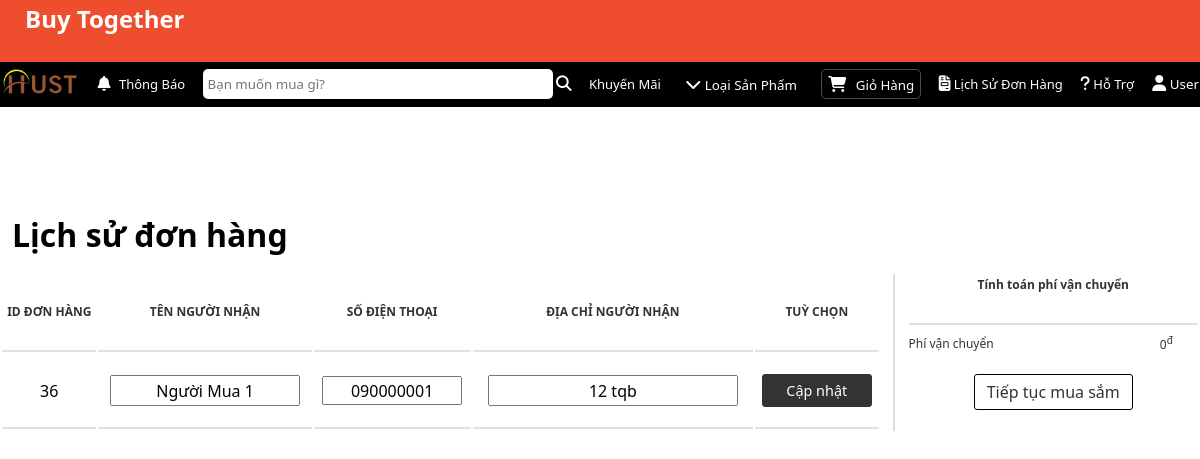
The app's page /delivery_info.php?user_id=24&order_id=36 with its own data.
### tables this page shows
CREATE TABLE `delivery` (
  `order_id` int(11) NOT NULL,
  `user_name` varchar(255) NOT NULL,
  `user_phone` varchar(10) NOT NULL,
  `user_address` varchar(255) NOT NULL
);

### admin/class/database.php (called while the page is built, shortened)
<?php
Class Database{
    public $host    = DB_HOST;
    public $user    = DB_USER;
    public $pass    = DB_PASS;
    public $dbname  = DB_NAME;
    public $link;
    private function connectDB(){
        $this->link = new mysqli($this->host, $this->user, $this->pass,
        $this->dbname);
    }
    public function select($query){
        $result = $this->link->query($query) or
        die($this->link->error.__LINE__);
        if($result->num_rows > 0){
            return $result;
        } else {
            return false;
        }
    }
}

### admin/class/delivery_class.php (called while the page is built, shortened)
<?php
include_once "database.php";
class delivery{
    private $db;
    public function __construct(){
        $this -> db = new Database();
    }
    public function get_delivery($order_id){
        $query = "SELECT *, COUNT(*) as total FROM delivery WHERE order_id = $order_id ORDER BY order_id DESC";
        $result = $this -> db -> select($query);
        if($result == false){
            return false;
        }else{
            return $result;
        }
    }
}
?>

### delivery_info.php (the view, shortened to what this page needs)
<?php
include_once "admin/class/delivery_class.php";
if (!isset($_GET['order_id']) || $_GET['order_id'] == NULL) {
    echo "<script>window.location = 'login.php'</script>";
} else {
    $order_id = $_GET['order_id'];
}
if (!isset($_GET['user_id']) || $_GET['user_id'] == NULL) {
    echo "<script>window.location = 'login.php'</script>";
} else {
    $user_id = $_GET['user_id'];
}
$delivery = new delivery;
$get_delivery = $delivery->get_delivery($order_id);
?>
<?php
if (!isset($_GET['user_id']) || $_GET['user_id'] == NULL) {
    echo "<script>window.location = 'login.php'</script>";
} else {
    $user_id = $_GET['user_id'];
}
?>
<!DOCTYPE html>
<html lang="vi">
<head>
    <link rel="stylesheet" href="css/homepage.css">
</head>
<body>
    <header>
        <span><a href="homepage.php?user_id=<?php echo $user_id ?>" class="BuyTogether"> Buy Together</a></span>
    </header>
    <main>
        <nav>
            <div class="con3">
                <ul>
                    <li> <a href=""> <img class="logosan" src="images/logo sàn .png" alt="" width="80px"></a></li>
                    <li> <a href=""> <i class="fa-solid fa-bell"></i> Thông Báo </a></li>
                    <li> <input type="text" placeholder="Bạn muốn mua gì?" name="Search" id="Search"> <i class="fa-solid fa-magnifying-glass"></i> </li>
                    <li> <a href=""> Khuyến Mãi </a></li>
                    <li> <button> <i class="fa-solid fa-chevron-down"></i> Loại Sản Phẩm </button>
                    </li>
                    <li> <a href="cart.php?user_id=<?php echo $user_id ?>"> <button> <i class="fa-solid fa-cart-shopping"></i> Giỏ Hàng </button></a>
                    </li>
                    <li> <a href="history.php?user_id=<?php echo $user_id ?>"> <i class="fa-solid fa-file-invoice"></i> Lịch Sử Đơn Hàng </a></li>
                    <li> <a href=""> <i class="fa-solid fa-question"></i> Hỗ Trợ </a></li>
                    <li> <button> <i class="fa-solid fa-user"></i> User </button>
                    </li>
                </ul>
            </div>
        </nav>
        <section class="cart">
            <div class="container">
                <h1>Lịch sử đơn hàng</h1>
            </div>
            <div class="container ">
                <div class="cart-content row">
                    <div class="cart-content-left">
                        <span class="container" style="font-size: 1.2rem; padding-left: 6px;">
                            <?php
                            if ($get_delivery == false) {
                                echo "Đơn hàng của bạn chưa được duyệt";
                            } else {
                            ?>
                        </span>
                        <table>
                            <tr>
                                <th>ID đơn hàng</th>
                                <th>Tên người nhận</th>
                                <th>Số điện thoại</th>
                                <th>Địa chỉ người nhận</th>
                                <th>Tuỳ chọn</th>
                            </tr>
                            <?php
                                while ($result = $get_delivery->fetch_assoc()) {
                            ?>
                                <tr>
                                    <form action="" method="POST">
                                        <td><?php echo $result['order_id'] ?></td>
                                        <td><input class="delivery_info_update name" type="text" name="user_name" value="<?php echo $result['user_name'] ?>"></td>
                                        <td><input class="delivery_info_update phone" type="text" name="user_phone" value="<?php echo $result['user_phone'] ?>"></td>
                                        <td><input class="delivery_info_update address" type="text" name="user_address" value="<?php echo $result['user_address'] ?>"></td>
                                        <td><button type="submit" class="button delivery_info_update">Cập nhật</button></td>
                                    </form>
                                </tr>
                            <?php
                                }
                            ?>
                        </table>
                    <?php
                            }
                    ?>
                    </div>
                    <div class="cart-content-right">
                        <table>
                            <tr>
                                <th colspan="2">Tính toán phí vận chuyển</th>
                            </tr>
                            <tr>
                                <td>Phí vận chuyển</td>
                                <td>0<sup>đ</sup></td>
                            </tr>
                        </table>
                        <div class="cart-content-right-button">
                            <a class="button" href="homepage.php?user_id=<?php echo $user_id ?>">Tiếp tục mua sắm</a>
                        </div>
                    </div>
                </div>
            </div>
        </section>
</body>

### css/homepage.css (style rules this page uses)
* { margin: 0; padding: 0; box-sizing: border-box; font-family: system-ui, -apple-system, BlinkMacSystemFont, 'Segoe UI', Roboto, Oxygen, Ubuntu, Cantarell, 'Open Sans', 'Helvetica Neue', sans-serif; }
header { background-color: #ee4e2e; padding: 20px; }
li { list-style: none; }
ul { list-style: none; }
a { text-decoration: none; }
header a { color: #fff; font-size: 10px; padding: 5px; font-weight: bold; }
a.BuyTogether { font-size: 1.5rem; font-weight: 600; padding: 0; float: left; margin-top: -18px; margin-left: 5px; }
body main nav { background-color: black; height: 45px; }
div.con3 { max-width: 1400px; margin: auto; }
body main nav ul { display: flex; justify-content: space-between; align-items: center; }
body main nav ul li, a { color: white; font-size: 13px; margin-top: 7px; }
body main nav ul li:nth-child(2) i { color:white; font-size: 15px; margin-right: 5px; }
body main nav ul li:nth-child(2) a { color: white; }
body main nav ul li:nth-child(3) input { height: 30px; width: 350px; border-radius: 5px; border: none; padding-left: 5px; outline: none; }
body main nav ul li:nth-child(3) { position: relative; }
body main nav ul li:nth-child(5) button { height: 30px; padding: 6px; border-radius: 5px; cursor: pointer; background-color: transparent; color: white; border: 1px solid #000000; transition: all, 0.3s, ease; }
body main nav ul li:nth-child(6) button { height: 30px; padding: 6px; border-radius: 5px; cursor: pointer; background-color: transparent; color: white; border: 1px solid #4f4b4b; transition: all, 0.3s, ease; }
body main nav ul li:nth-child(6) button i { margin-right: 6px; }
body main nav ul li:nth-child(9) button { height: 30px; border-radius: 5px; cursor: pointer; background-color: transparent; color: white; border: 1px solid #000000; transition: all, 0.3s, ease; }
.row { display: flex; flex-wrap: wrap; }
.product-top p, span { margin: 0 6px ; font-size: 12px; }
.product-content-right-product-button p,i { font-size: larger; justify-content: center; transition: all 0.4s ease; }
.cart { padding: 100px 0; }
.cart .container h1 { padding: 6px 12px; margin-bottom: 1%; font-size: 2rem; }
.cart-content-left { flex: 3; padding-right: 12px; }
.cart-content-left table { width: 100%; text-align: center; }
.cart-content-left table th { padding-bottom: 30px; font-size: 12px; text-transform: uppercase; color: #333; border-collapse: collapse; border-bottom: 2px solid #dddd; }
.cart-content-left table input { width: 30px; }
.cart-content-left table td { padding: 20px 0; border-bottom: 2px solid #dddd; }
.cart-content-right { flex: 1; padding-left: 12px; border-left: 2px solid #ddd; }
.cart-content-right table { width: 100%; }
.cart-content-right table th { padding-bottom: 30px; font-size: 12px; color: #333; border-collapse: collapse; border-bottom: 2px solid #dddd; }
.cart-content-right table td { font-size: 12px; color: #333; padding: 6px 0; }
.cart-content-right-button { text-align: center; align-items: center; }
.cart-content-right-button .button { background-color: #fff; color: #333333; border: 1px solid #000000; padding: 6px 12px; }
.cart-content-left .button { background-color: #333333; color: #fff; border: none; border: 1px solid #333333; padding: 6px 12px; font-size: 12px; }
.button { cursor: pointer; padding: 10px; width: 200px; background-color: #4f4b4b; color: #fff; border: none; border-radius: 3px; transition: all 0.3s ease; text-align: center; font-size: 1rem; }
a.button { cursor: pointer; padding: 10px; width: 260px; background-color: #4f4b4b; color: #fff; border: none; border-radius: 3px; transition: all 0.3s ease; text-align: center; font-size: 1rem; }
.cart-content-left table input.delivery_info_update { width: 190px; font-size: 1rem; padding: 1% 2%; text-align: center; }
.cart-content-left table input.delivery_info_update.phone { width: 140px; }
.cart-content-left table input.delivery_info_update.address { width: 250px; }
.cart-content-left table button.button { width: 110px; font-size: 0.9rem; }

### records on screen
delivery: order_id "36", user_name "Người Mua 1", user_phone "090000001", user_address "12 tqb"
